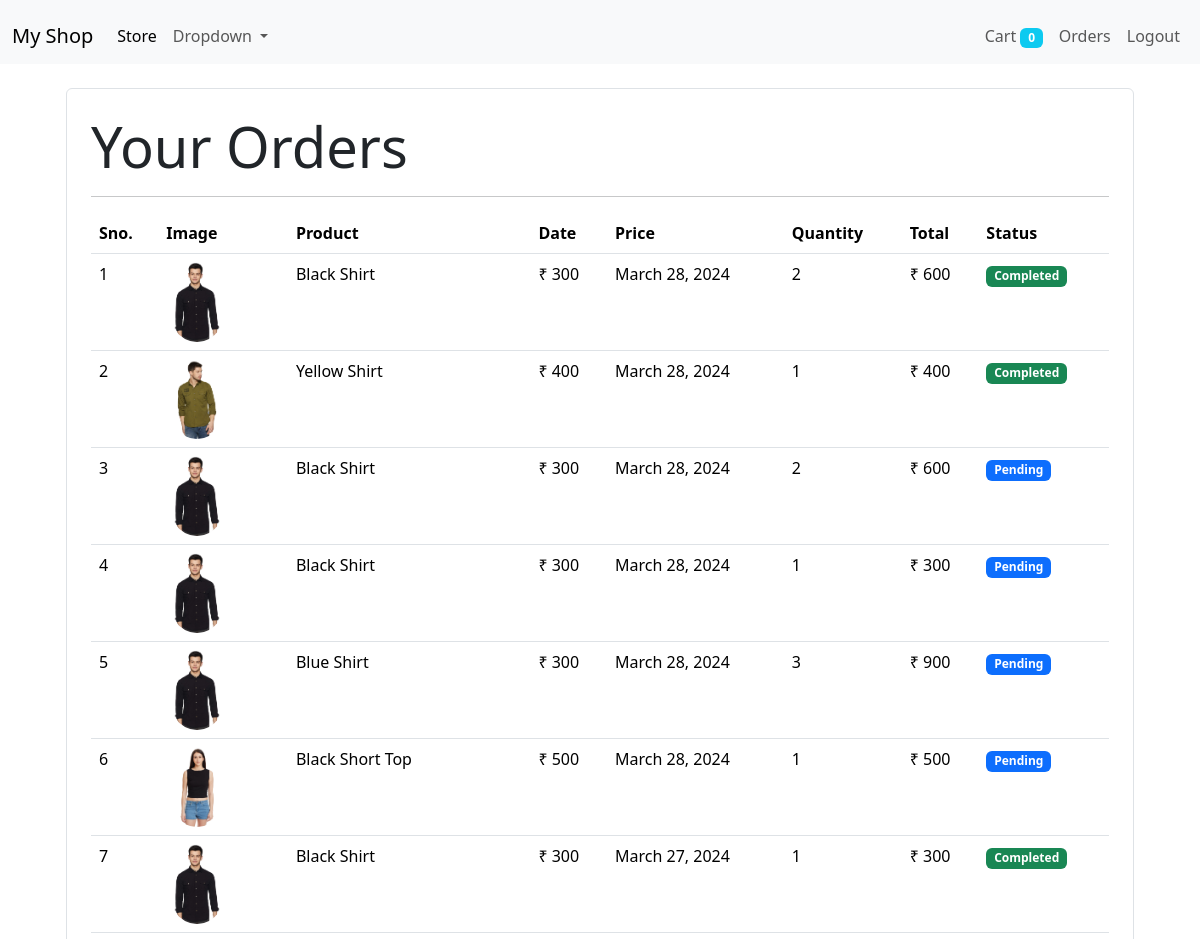
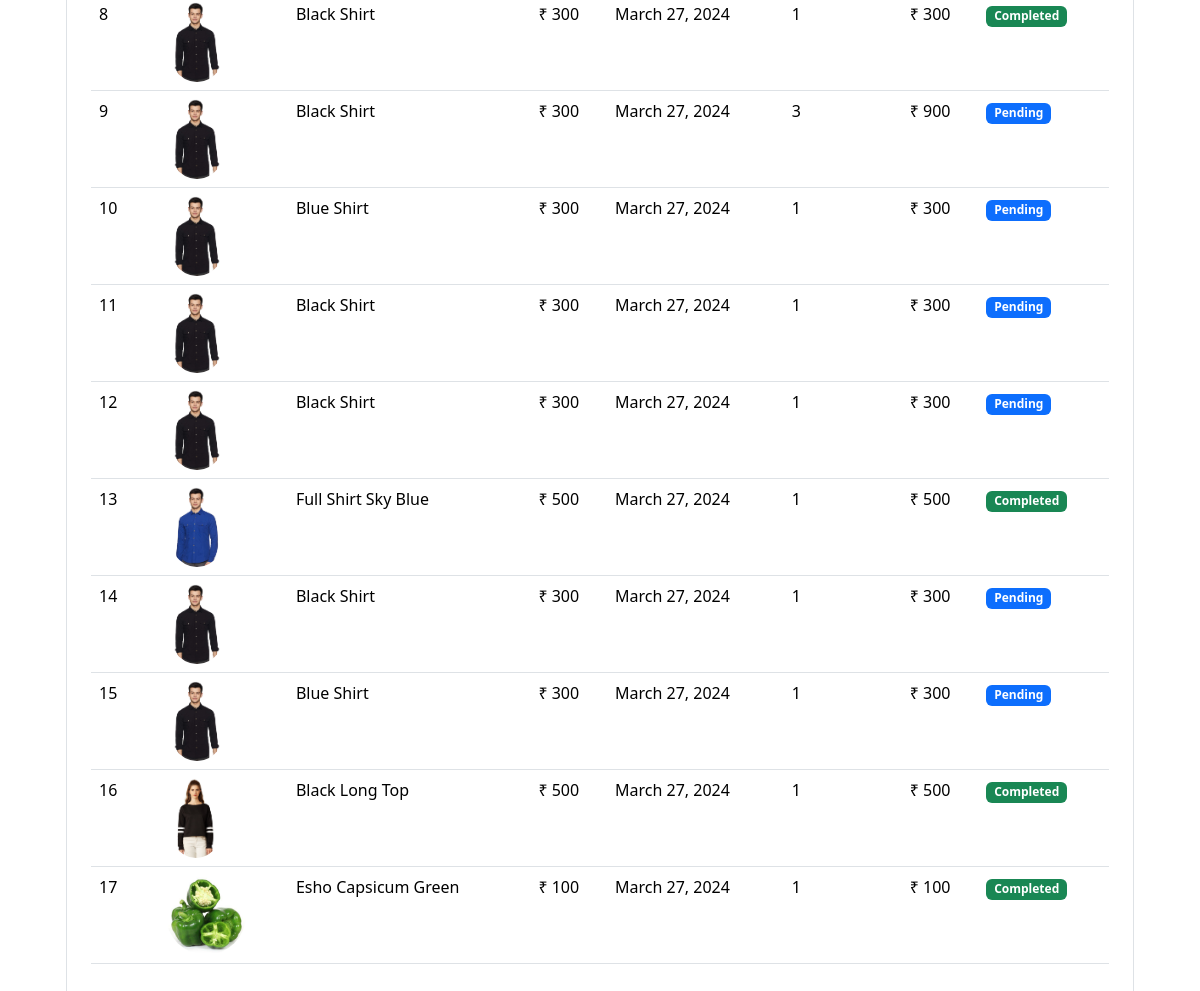
Page /orders (signed in) on the earlier database version (2 pictures, top to bottom).
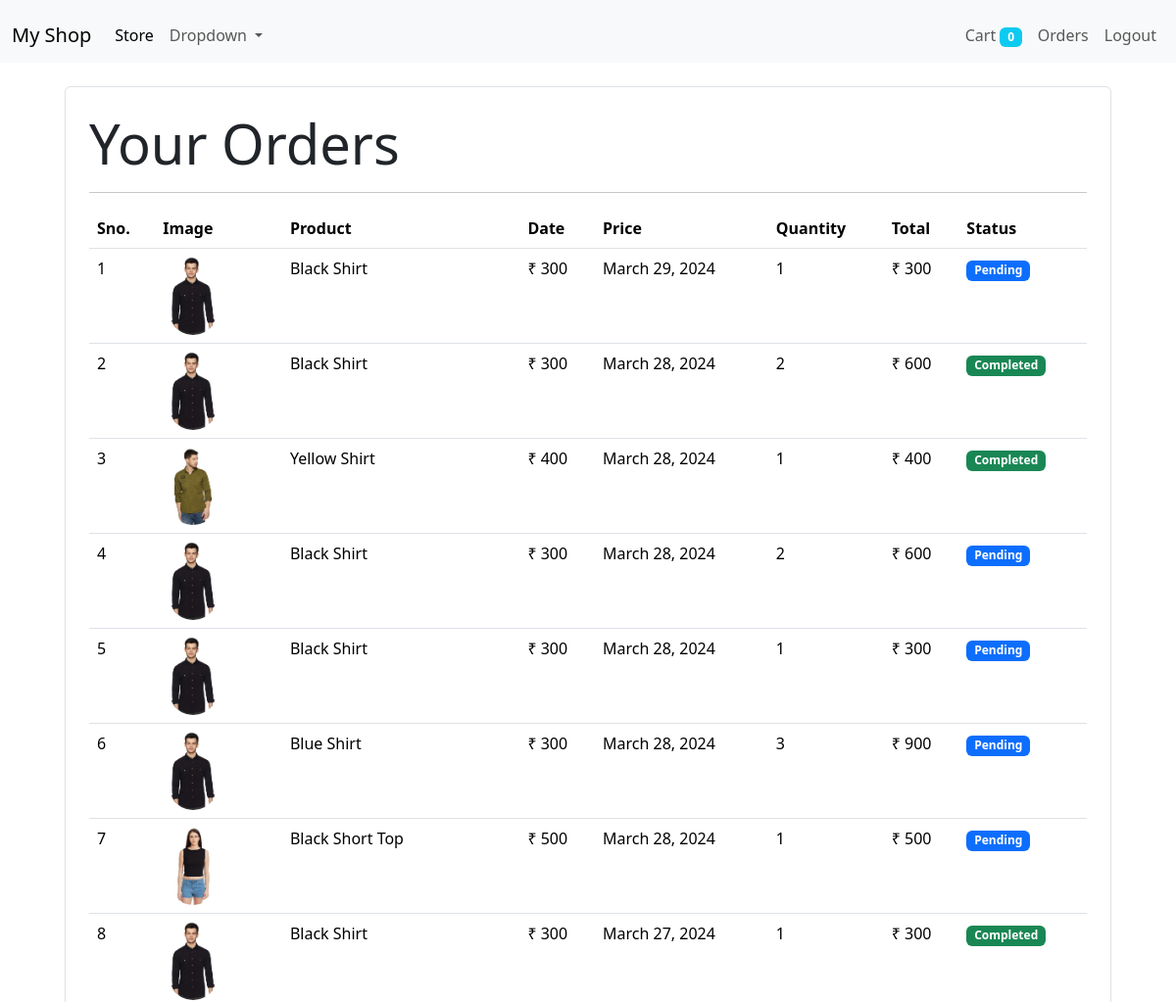
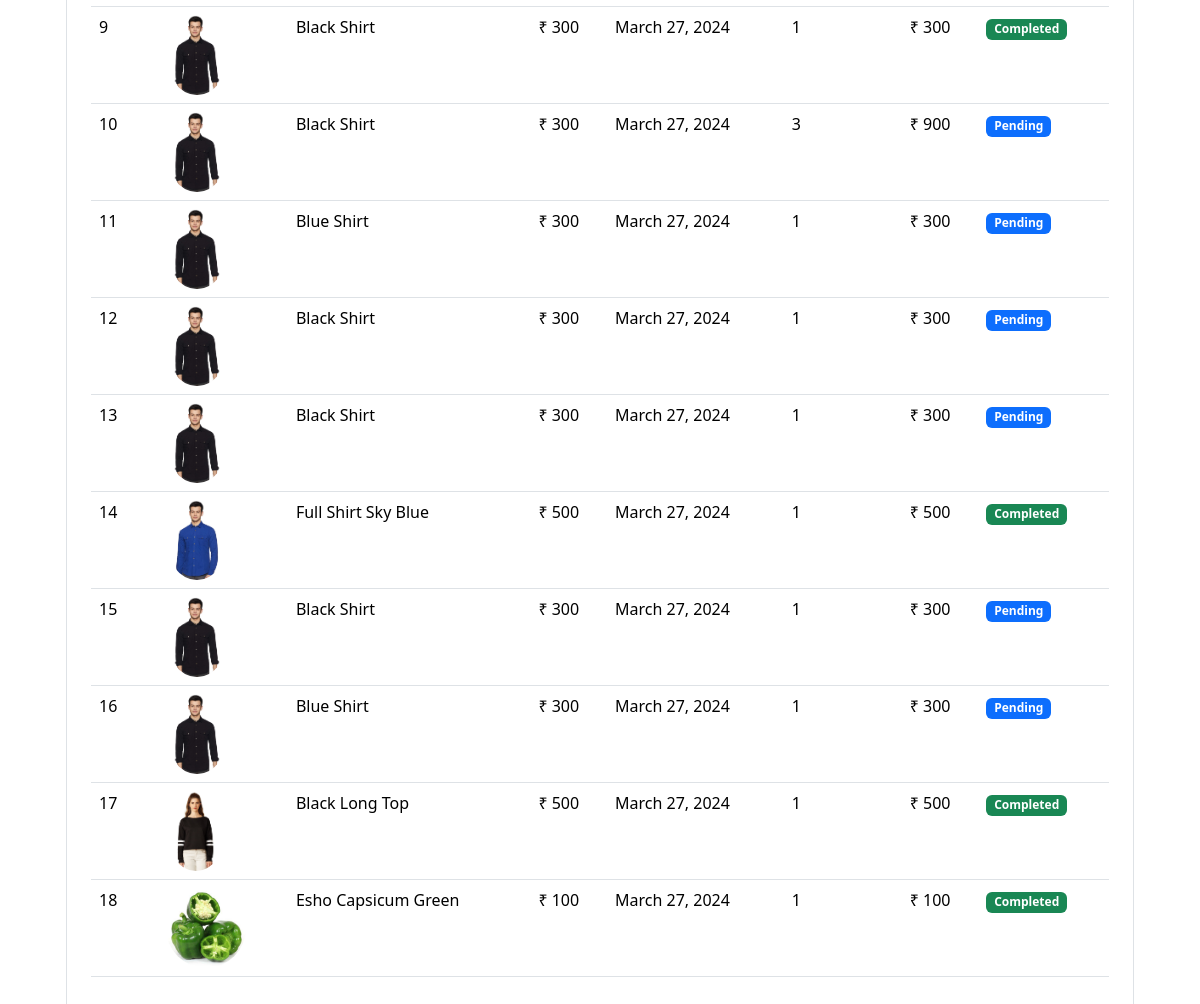
Same page on the later database version (2 pictures, top to bottom).
### Store/models/orders.py (models this page shows, shortened)
class Orders(models.Model):
    product = models.ForeignKey(product , on_delete=models.CASCADE)
    customer = models.ForeignKey(Customer, on_delete=models.CASCADE)
    quantity = models.IntegerField(default=1)
    price = models.IntegerField()
    address = models.CharField(max_length=50, default='', blank=True)
    phone = models.CharField(max_length=50, default='', blank=True)
    date = models.DateField(default=datetime.datetime.today)
    status = models.BooleanField(default=False)
    @staticmethod
    def get_orders_by_customer(customer_id):
        return Orders\
                .objects\
                .filter(customer = customer_id)\
                .order_by('-date')

### Store/models/product.py (models this page shows, shortened)
class product (models.Model):
    name = models.CharField(max_length=50)
    price = models.IntegerField(default=0)
    category = models.ForeignKey(category, on_delete = models.CASCADE, default = 1)
    description = models.CharField(max_length=200, default='', null=True, blank=True)
    image = models.ImageField(upload_to='uploads/products/')

### Store/middlewares/auth.py (the view)
    def middleware(request):
        return_url = request.META['PATH_INFO']
        if not request.session.get('customer'):
            return redirect(f'login?return_url={return_url}')
        response = get_response(request)
        return response

### Store/templatetags/custom_filter.py (called while the page is built)
@register.filter(name='currency')
def currency(number):
    return "₹ "+str(number)

@register.filter(name='multiply')
def multiply(number ,number1):
    return number * number1

### Store/views/orders.py (called while the page is built)
    @method_decorator(auth_middleware)
    def get(self, request):
        customer = request.session.get('customer')
        orders = Orders.get_orders_by_customer(customer)
        print(orders)
        return render (request, 'orders.html', {'orders': orders})

### Store/templates/orders.html
{% extends 'base.html' %}
{% block content %}
{% load cart %}
{% load custom_filter %}
<div class="container">
    <div class="border rounded p-4  m-4">
        <p class="display-4 pl-4 ml-4"> Your Orders</p>
        <hr>
        <table class="table table-hover">
            <thead>
                <tr>
                    <th>Sno.</th>
                    <th>Image</th>
                    <th>Product</th>
                    <th>Date</th>
                    <th>Price</th>
                    <th>Quantity</th>
                    <th>Total</th>
                    <th>Status</th>
                </tr>
            </thead>
            <tbody>
                {% for order in orders %}
                <tr>
                    <td scope="row">{{forloop.counter}}</td>
                    <td><img style="height: 80px;" class="rounded-circle" src="{{order.product.image.url}}" alt=""></td>
                    <td>{{order.product.name}}</td>
                    <td>{{order.price|currency}}</td>
                    <td>{{order.date}}</td>
                    <td>{{order.quantity}}</td>
                    <td>{{order.quantity|multiply:order.price|currency}}</td>
                    {% if order.status %}
                    <td><span class="badge bg-success">Completed</span></td>
                    {% else %}
                    <td><span class="badge bg-primary">Pending</span></td>
                    {% endif %}
                </tr>
                {% endfor %}
            </tbody>
        </table>
    </div>
</div>
{% endblock %}

Differences in the rows shown:
added Orders: product.image (picture), product.name "Black Shirt", price "₹ 300", date "March 29, 2024", quantity "1", quantity|multiply "₹ 300", status "Pending"
